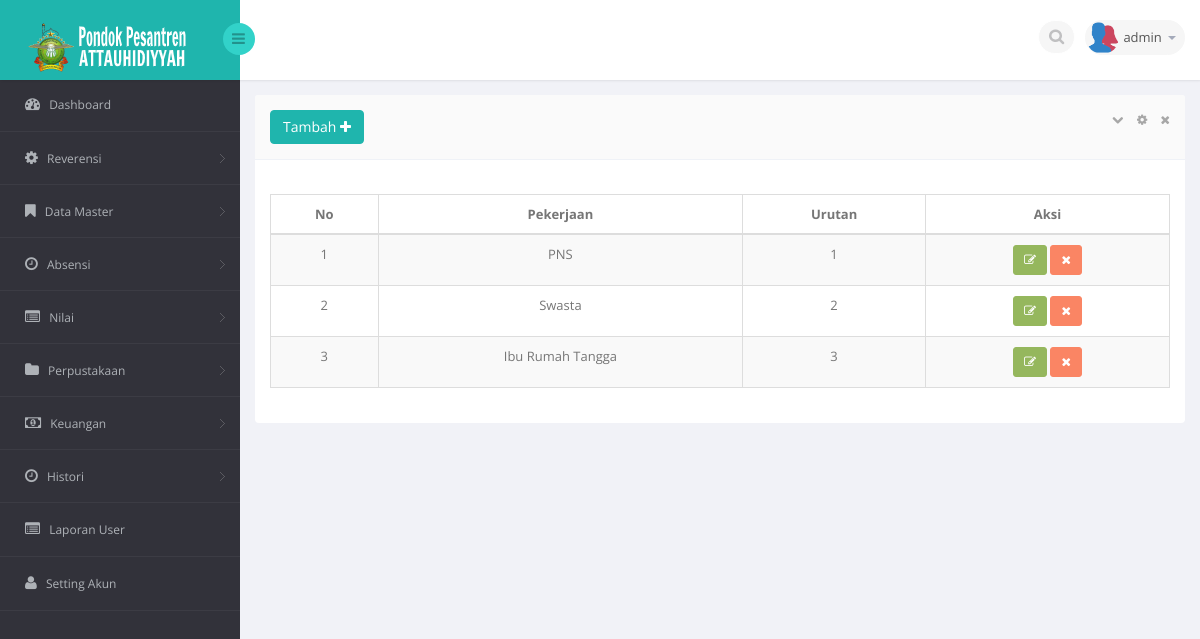
Screenshot of /med.php?mod=pekerjaan (signed in) with the database file from the repository.
### tables this page shows
CREATE TABLE IF NOT EXISTS `user` (
`id` int(11) NOT NULL,
  `id_user` varchar(50) NOT NULL,
  `id_sekolah` int(11) NOT NULL,
  `nama` varchar(45) NOT NULL,
  `username` varchar(20) NOT NULL,
  `password` varchar(50) NOT NULL,
  `level` varchar(20) NOT NULL,
  `last_login` datetime NOT NULL,
  `akses_master` text NOT NULL
);

CREATE TABLE IF NOT EXISTS `jenispekerjaan` (
`id` int(10) unsigned NOT NULL,
  `pekerjaan` varchar(100) NOT NULL,
  `urutan` tinyint(2) unsigned DEFAULT NULL
);

### session.php (called while the page is built, shortened)
<?php
	include"lib/conn.php";
	$level_check = $_SESSION['level'];
	$user_check = $_SESSION['login_user'];
	if ($level_check=='siswa') {
			$ses_sql=mysqli_query($conn,"select panggilan from siswa where nis = '$user_check'");
		$row = mysqli_fetch_assoc($ses_sql);
		$login_session = $row['panggilan'];
		if(!isset($login_session)){
			mysqli_close($conn);
			header('location: login.php');
		}
	}else{
		$ses_sql=mysqli_query($conn,"select *from user where username = '$user_check'");
		$row = mysqli_fetch_assoc($ses_sql);
		$login_session = $row['username'];
	}
?>

### mod/data_pelengkap/pekerjaan.php (the view, shortened to what this page needs)
<?php
	if(isset($_SESSION['pekerjaan']) AND $_SESSION['pekerjaan'] <> 'TRUE')
	{
		?>
		  <div class="alert alert-danger alert-dismissible" id="succsess-alert">
	        <button type="button" class="close" data-dismiss="alert" aria-hidden="true">&times;</button>
	        <h4><i class="icon fa fa-ban"></i> Alert!</h4>
	        Dilarang mengakses file ini.
	      </div>
		<?php
	}
	else{
	$linkaksi = 'med.php?mod=pekerjaan';
	if(isset($_GET['act']))
	{
		$act = $_GET['act'];
		$linkaksi .= '&act='.$act;
	}
	else
	{
		$act = '';
	}
	$aksi = 'mod/data_pelengkap/act_pekerjaan.php';
	?>
	<?php
	switch ($act) {
			?>
			<?php
		default :
			?>
		        <div class="row">
		            <div class="clearfix">
		            <div class="col-sm-12">
		                <section class="panel">
		                    <header class="panel-heading">
		                        <?php if($_SESSION['level']=='admin'){?>
		                        	<a href="med.php?mod=pekerjaan&act=form">
									<button class="btn btn-primary">
										Tambah <i class="fa fa-plus"></i>
									</button>
									</a>
								<?php }?>
		                        <span class="tools pull-right">
		                            <a href="javascript:;" class="fa fa-chevron-down"></a>
		                            <a href="javascript:;" class="fa fa-cog"></a>
		                            <a href="javascript:;" class="fa fa-times"></a>
		                         </span>
		                    </header>
		                    <div class="panel-body">
		                        <div class="adv-table editable-table table-responsive">
		                            <div class="clearfix">
		                            </div>
		                            <table class="table table-striped table-hover table-bordered" id="example">
		                                <thead>
		                                <tr>
											<th class="text-center">No</th>
		                                    <th class="text-center">Pekerjaan</th>
											<th class="text-center">Urutan</th>
											<?php if($_SESSION['level']=='admin' ){?>
		                                    <th class="text-center">Aksi</th>
											<?php }?>
										</tr>
		                                </thead>
		                                <tbody>
		                                <?php
											$query = "SELECT * FROM jenispekerjaan order by urutan asc";
											$sql_kul = mysqli_query($conn,$query);
											$i=1;
											while ($m = mysqli_fetch_assoc($sql_kul)) {
										?>
		                                <tr class="">
		                                    <td align="center"><?php echo $i ?></td>
		                                    <td align="center"><?php echo $m['pekerjaan']?></td>
		                                    <td align="center"><?php echo $m['urutan']?></td>
											<td align="center">
		                                    <?php if($_SESSION['level']=='admin' ){?>
		                                        <a href="med.php?mod=pekerjaan&act=form&id=<?php echo $m['id'] ?>" ><button class="btn btn-success btn-sm"><i class="fa fa-edit"></i></button> </a>
												<a href="<?php echo $aksi ?>?mod=pekerjaan&act=hapus&id=<?php echo $m['id'] ?>" onclick="return myFunction();"><button class="btn btn-danger btn-sm"><i class="fa fa-times"></i></button> </a>
											</td>
											 <?php }?>
		                                </tr>
		                                <?php
		 									 $i++;
		 								 }
		 								?>
		                                </tbody>
		                            </table>
		                        </div>
		                    </div>
		                </section>
		            </div>
		        </div>
			<?php
		break;
	}
	}
?>

### med.php (shortened to what this page needs)
<?php
    include"session.php";
?>
<!DOCTYPE html>
<html lang="en">
<head>
    <link href="bs3/css/bootstrap.min.css" rel="stylesheet">
    <link href="css/bootstrap-reset.css" rel="stylesheet">
    <link href="font-awesome/css/font-awesome.css" rel="stylesheet" />
    <link rel="stylesheet" href="css/bootstrap-switch.css" />
    <link rel="stylesheet" type="text/css" href="js/bootstrap-fileupload/bootstrap-fileupload.css" />
    <link rel="stylesheet" type="text/css" href="js/bootstrap-wysihtml5/bootstrap-wysihtml5.css" />
    <link rel="stylesheet" type="text/css" href="js/bootstrap-datepicker/css/datepicker.css" />
    <link rel="stylesheet" type="text/css" href="js/bootstrap-colorpicker/css/colorpicker.css" />
    <link rel="stylesheet" type="text/css" href="js/bootstrap-daterangepicker/daterangepicker-bs3.css" />
    <link rel="stylesheet" type="text/css" href="js/bootstrap-datetimepicker/css/datetimepicker.css" />
    <link rel="stylesheet" type="text/css" href="js/jquery-multi-select/css/multi-select.css" />
    <link rel="stylesheet" type="text/css" href="js/jquery-tags-input/jquery.tagsinput.css" />
    <link rel="stylesheet" type="text/css" href="js/select2/select2.css" />
    <link href="js/jvector-map/jquery-jvectormap-1.2.2.css" rel="stylesheet">
    <link href="css/clndr.css" rel="stylesheet">
    <link href="js/css3clock/css/style.css" rel="stylesheet">
    <link rel="stylesheet" href="js/morris-chart/morris.css">
    <link href="js/advanced-datatable/css/demo_page.css" rel="stylesheet" />
    <link href="js/advanced-datatable/css/demo_table.css" rel="stylesheet" />
    <link rel="stylesheet" href="css/datatables/fixedHeader.bootstrap.min.css">
    <link rel="stylesheet" href="css/datatables/responsive.bootstrap.min.css">
    <link rel="stylesheet" href="css/datatables/buttons.dataTables.min.css">
    <link rel="stylesheet" href="css/jquery.steps.css?1">
    <link href="css/style.css" rel="stylesheet">
    <link href="css/style-responsive.css" rel="stylesheet" />
</head>
<body>
<section id="container" >
<header class="header fixed-top clearfix">
<div class="brand">
    <a href="med.php?mod=home" class="logo">
        <img class="img-responsive" src="images/logo.png" alt="">
    </a>
    <div class="sidebar-toggle-box">
        <div class="fa fa-bars"></div>
    </div>
</div>
<div class="top-nav clearfix">
    <ul class="nav pull-right top-menu">
        <li>
            <input type="text" class="form-control search" placeholder=" Search">
        </li>
        <li class="dropdown">
            <a data-toggle="dropdown" class="dropdown-toggle" href="#">
                <img alt="" src="images/users.png">
                <span class="username"><?php echo $login_session ?></span>
                <b class="caret"></b>
            </a>
        </li>
    </ul>
</div>
</header>
<aside class="position-fixed">
    <div id="sidebar" class="nav-collapse">
                    <div class="leftside-navigation">
            <ul class="sidebar-menu" id="nav-accordion">
                <li>
                    <a href="index.php">
                        <i class="fa fa-dashboard"></i>
                        <span>Dashboard</span>
                    </a>
                </li>
                <?php
                if ($_SESSION['level']=='perpustakaan') {
                ?>
                <li class="sub-menu">
                    <a href="javascript:;">
                        <i class="fa fa-folder"></i>
                        <span>Perpustakaan</span>
                    </a>
                    <ul class="sub">
                        <li><a href="med.php?mod=kategori_buku">Kategori Buku</a></li>
                        <li><a href="med.php?mod=sumber_buku">Sumber Buku</a></li>
                        <li><a href="med.php?mod=rak_buku">Rak Buku</a></li>
                        <li><a href="med.php?mod=buku">Buku</a></li>
                        <li><a href="med.php?mod=peminjaman">Data Peminjaman</a></li>
                        <li><a href="med.php?mod=pengembalian">Data Pengembalian</a></li>
                        <li><a href="med.php?mod=kas">Kas</a></li>
                    </ul>
                </li>
                <?php
                }elseif($_SESSION['level']=='admin' OR $_SESSION['level']=='superadmin'){
                ?>
                <li class="sub-menu">
                    <a href="javascript:;">
                        <i class="fa fa-cog"></i>
                        <span>Reverensi</span>
                    </a>
                </li>
                <li class="sub-menu">
                    <a href="javascript:;">
                        <i class="fa fa-bookmark"></i>
                        <span>Data Master</span>
                    </a>
                </li>
                <li class="sub-menu">
                    <a href="javascript:;">
                        <i class="fa fa-clock-o"></i>
                        <span>Absensi</span>
                    </a>
                </li>
                <li class="sub-menu">
                    <a href="javascript:;">
                        <i class="fa fa-list-alt"></i>
                        <span>Nilai</span>
                    </a>
                </li>
                <li class="sub-menu">
                    <a href="javascript:;">
                        <i class="fa fa-folder"></i>
                        <span>Perpustakaan</span>
                    </a>
                </li>
                <li class="sub-menu">
                    <a href="javascript:;">
                        <i class="fa fa-money"></i>
                        <span>Keuangan</span>
                    </a>
                </li>
                <li class="sub-menu">
                    <a href="javascript:;">
                        <i class="fa fa-clock-o"></i>
                        <span>Histori</span>
                    </a>
                </li>
                <li>
                    <a href="med.php?mod=laporan_user">
                        <i class="fa fa-list-alt"></i>
                        <span>Laporan User</span>
                    </a>
                </li>
                <li>
                    <a href="med.php?mod=userakun&act=admin">
                    <i class="fa fa-user"></i>
                        <span>Setting Akun</span>
                    </a>
                </li>
                <?php
                }
                ?>
            </ul>
        </div>
    </div>
</aside>
<section id="main-content">
    <section class="wrapper">
         <?php include"content.php"; ?>
    </section>
</section>
</section>
</body>
</html>

### rows the page displays
user: username "admin"
jenispekerjaan: pekerjaan "PNS", urutan "1"
jenispekerjaan: pekerjaan "Swasta", urutan "2"
jenispekerjaan: pekerjaan "Ibu Rumah Tangga", urutan "3"
